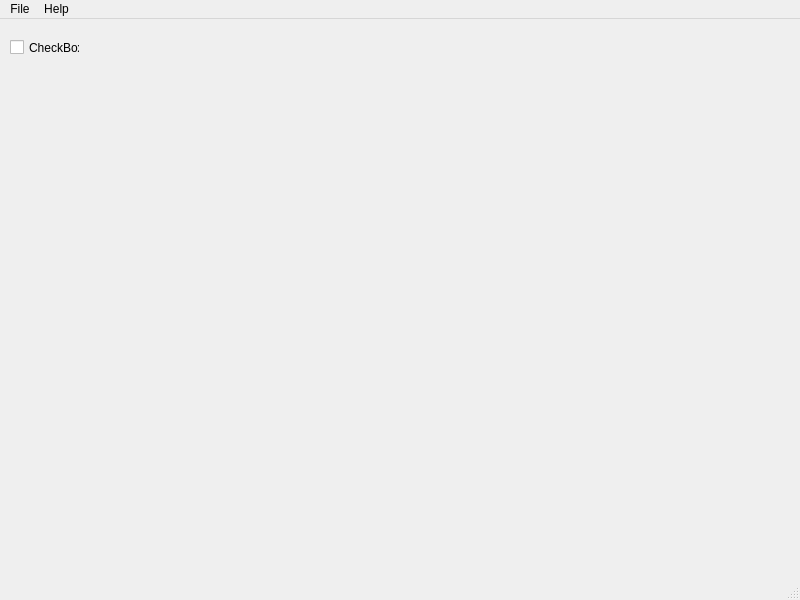
<?xml version="1.0" encoding="UTF-8"?>
<ui version="4.0">
 <class>MainWindow</class>
 <widget class="QMainWindow" name="MainWindow">
  <property name="geometry">
   <rect>
    <x>0</x>
    <y>0</y>
    <width>800</width>
    <height>600</height>
   </rect>
  </property>
  <property name="minimumSize">
   <size>
    <width>800</width>
    <height>600</height>
   </size>
  </property>
  <property name="windowTitle">
   <string>MainWindow</string>
  </property>
  <widget class="QWidget" name="centralwidget">
   <widget class="QCheckBox" name="checkBox">
    <property name="geometry">
     <rect>
      <x>10</x>
      <y>20</y>
      <width>70</width>
      <height>17</height>
     </rect>
    </property>
    <property name="text">
     <string>CheckBox</string>
    </property>
   </widget>
  </widget>
  <widget class="QStatusBar" name="statusbar"/>
  <widget class="QMenuBar" name="menubar">
   <property name="geometry">
    <rect>
     <x>0</x>
     <y>0</y>
     <width>800</width>
     <height>21</height>
    </rect>
   </property>
   <widget class="QMenu" name="menuFile">
    <property name="title">
     <string>File</string>
    </property>
    <addaction name="actionNew"/>
    <addaction name="actionNew_From_Template"/>
    <addaction name="actionOpen"/>
    <addaction name="actionReload_From_Disk"/>
    <addaction name="actionRecent_Files"/>
    <addaction name="separator"/>
    <addaction name="actionSave"/>
    <addaction name="actionSave_As"/>
    <addaction name="actionSave_Copy_As_Text"/>
    <addaction name="actionSave_Active_Prefab"/>
    <addaction name="actionClose"/>
    <addaction name="separator"/>
    <addaction name="actionImport_File"/>
    <addaction name="actionExport_File"/>
    <addaction name="actionExport_Selected"/>
    <addaction name="actionReload_FGD_Files"/>
    <addaction name="separator"/>
    <addaction name="actionBuild_Map"/>
    <addaction name="separator"/>
    <addaction name="actionExit"/>
   </widget>
   <widget class="QMenu" name="menuHelp">
    <property name="layoutDirection">
     <enum>Qt::LeftToRight</enum>
    </property>
    <property name="title">
     <string>Help</string>
    </property>
    <addaction name="actionShow_Key_Bindings"/>
    <addaction name="separator"/>
    <addaction name="actionHelp"/>
    <addaction name="actionAbout_Qt"/>
    <addaction name="separator"/>
    <addaction name="actionAbout"/>
   </widget>
   <addaction name="menuFile"/>
   <addaction name="menuHelp"/>
  </widget>
  <action name="actionNew">
   <property name="text">
    <string>New</string>
   </property>
  </action>
  <action name="actionNew_From_Template">
   <property name="text">
    <string>New From Template</string>
   </property>
  </action>
  <action name="actionOpen">
   <property name="text">
    <string>Open</string>
   </property>
  </action>
  <action name="actionReload_From_Disk">
   <property name="text">
    <string>Reload From Disk</string>
   </property>
  </action>
  <action name="actionRecent_Files">
   <property name="text">
    <string>Recent Files</string>
   </property>
  </action>
  <action name="actionSave">
   <property name="text">
    <string>Save</string>
   </property>
  </action>
  <action name="actionSave_As">
   <property name="text">
    <string>Save As...</string>
   </property>
  </action>
  <action name="actionSave_Copy_As_Text">
   <property name="text">
    <string>Save Copy As Text...</string>
   </property>
  </action>
  <action name="actionSave_Active_Prefab">
   <property name="text">
    <string>Save Active Prefab</string>
   </property>
  </action>
  <action name="actionClose">
   <property name="text">
    <string>Close</string>
   </property>
  </action>
  <action name="actionImport_File">
   <property name="text">
    <string>Import File...</string>
   </property>
  </action>
  <action name="actionExport_File">
   <property name="text">
    <string>Export File...</string>
   </property>
  </action>
  <action name="actionExport_Selected">
   <property name="text">
    <string>Export Selected...</string>
   </property>
  </action>
  <action name="actionReload_FGD_Files">
   <property name="text">
    <string>Reload .FGD Files</string>
   </property>
  </action>
  <action name="actionBuild_Map">
   <property name="text">
    <string>Build Map...</string>
   </property>
  </action>
  <action name="actionExit">
   <property name="text">
    <string>Exit</string>
   </property>
  </action>
  <action name="actionShow_Key_Bindings">
   <property name="text">
    <string>Show Key Bindings...</string>
   </property>
  </action>
  <action name="actionHelp">
   <property name="text">
    <string>Help...</string>
   </property>
  </action>
  <action name="actionAbout_Qt">
   <property name="text">
    <string>About Qt</string>
   </property>
  </action>
  <action name="actionAbout">
   <property name="text">
    <string>About</string>
   </property>
  </action>
 </widget>
 <resources/>
 <connections>
  <connection>
   <sender>actionExit</sender>
   <signal>triggered()</signal>
   <receiver>MainWindow</receiver>
   <slot>close()</slot>
   <hints>
    <hint type="sourcelabel">
     <x>-1</x>
     <y>-1</y>
    </hint>
    <hint type="destinationlabel">
     <x>399</x>
     <y>299</y>
    </hint>
   </hints>
  </connection>
 </connections>
</ui>
